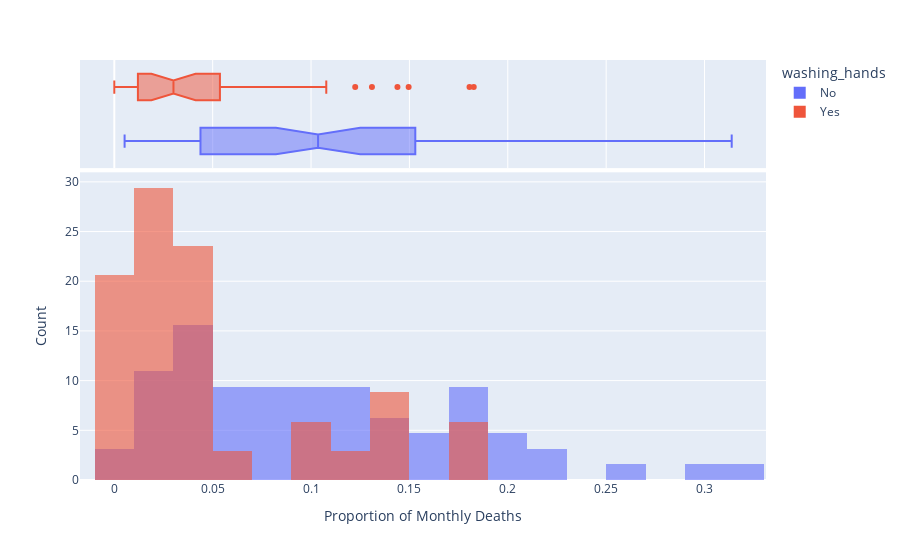

The cell this chart's notebook holds for it:
### Code cell
# monthly distribution of outcomes
hist = px.histogram(df_monthly, 
                   x='pct_deaths', 
                   color='washing_hands',
                   nbins=30,
                   opacity=0.6,
                   barmode='overlay',
                   histnorm='percent',
                   marginal='box',)
 
hist.update_layout(xaxis_title='Proportion of Monthly Deaths',
                   yaxis_title='Count',)
 
hist.show()

### Figure 1 — Plotly figure (JSON) as saved in the notebook; plotly's stock layout.template omitted (floating-point values rounded to 4 significant figures)
{"data": [{"alignmentgroup": "True", "bingroup": "x", "histnorm": "percent", "hovertemplate": "washing_hands=No<br>pct_deaths=%{x}<br>percent=%{y}<extra></extra>", "legendgroup": "No", "marker": {"color": "#636efa", "opacity": 0.6, "pattern": {"shape": ""}}, "name": "No", "nbinsx": 30, "offsetgroup": "No", "orientation": "v", "showlegend": true, "type": "histogram", "x": [0.1457, 0.07531, 0.04332, 0.01569, 0.007843, 0.05, 0.08421, 0.01351, 0.01878, 0.1102, 0.2255, 0.2085, 0.1222, 0.1023, 0.1074, 0.03226, 0.06593, 0.2078, 0.2546, 0.1839, 0.2934, 0.2297, 0.3138, 0.1912, 0.1597, 0.1241, 0.1193, 0.06098, 0.04082, 0.005236, 0.01554, 0.02262, 0.176, 0.07143, 0.08051, 0.1516, 0.1128, 0.1703, 0.1731, 0.05833, 0.02679, 0.04369, 0.0632, 0.01224, 0.03226, 0.1102, 0.1055, 0.07591, 0.04745, 0.04452, 0.04231, 0.04392, 0.07143, 0.06122, 0.03586, 0.1055, 0.1484, 0.1094, 0.1049, 0.1339, 0.1809, 0.1543, 0.1897, 0.1344], "xaxis": "x", "yaxis": "y"}, {"alignmentgroup": "True", "hovertemplate": "washing_hands=No<br>pct_deaths=%{x}<extra></extra>", "legendgroup": "No", "marker": {"color": "#636efa"}, "name": "No", "notched": true, "offsetgroup": "No", "showlegend": false, "type": "box", "x": [0.1457, 0.07531, 0.04332, 0.01569, 0.007843, 0.05, 0.08421, 0.01351, 0.01878, 0.1102, 0.2255, 0.2085, 0.1222, 0.1023, 0.1074, 0.03226, 0.06593, 0.2078, 0.2546, 0.1839, 0.2934, 0.2297, 0.3138, 0.1912, 0.1597, 0.1241, 0.1193, 0.06098, 0.04082, 0.005236, 0.01554, 0.02262, 0.176, 0.07143, 0.08051, 0.1516, 0.1128, 0.1703, 0.1731, 0.05833, 0.02679, 0.04369, 0.0632, 0.01224, 0.03226, 0.1102, 0.1055, 0.07591, 0.04745, 0.04452, 0.04231, 0.04392, 0.07143, 0.06122, 0.03586, 0.1055, 0.1484, 0.1094, 0.1049, 0.1339, 0.1809, 0.1543, 0.1897, 0.1344], "xaxis": "x2", "yaxis": "y2"}, {"alignmentgroup": "True", "bingroup": "x", "histnorm": "percent", "hovertemplate": "washing_hands=Yes<br>pct_deaths=%{x}<br>percent=%{y}<extra></extra>", "legendgroup": "Yes", "marker": {"color": "#EF553B", "opacity": 0.6, "pattern": {"shape": ""}}, "name": "Yes", "nbinsx": 30, "offsetgroup": "Yes", "orientation": "v", "showlegend": true, "type": "histogram", "x": [0.1015, 0.131, 0.1806, 0.1439, 0.1496, 0.1077, 0.05369, 0.03215, 0.01923, 0.03607, 0.1827, 0.1224, 0.02239, 0.012, 0.01894, 0.0458, 0.03957, 0.04472, 0.0293, 0.03534, 0.006873, 0, 0.006557, 0.009585, 0.01136, 0.003717, 0, 0.009615, 0.02341, 0.02903, 0.0134, 0.02233, 0.03085, 0.04926], "xaxis": "x", "yaxis": "y"}, {"alignmentgroup": "True", "hovertemplate": "washing_hands=Yes<br>pct_deaths=%{x}<extra></extra>", "legendgroup": "Yes", "marker": {"color": "#EF553B"}, "name": "Yes", "notched": true, "offsetgroup": "Yes", "showlegend": false, "type": "box", "x": [0.1015, 0.131, 0.1806, 0.1439, 0.1496, 0.1077, 0.05369, 0.03215, 0.01923, 0.03607, 0.1827, 0.1224, 0.02239, 0.012, 0.01894, 0.0458, 0.03957, 0.04472, 0.0293, 0.03534, 0.006873, 0, 0.006557, 0.009585, 0.01136, 0.003717, 0, 0.009615, 0.02341, 0.02903, 0.0134, 0.02233, 0.03085, 0.04926], "xaxis": "x2", "yaxis": "y2"}], "layout": {"barmode": "overlay", "legend": {"title": {"text": "washing_hands"}, "tracegroupgap": 0}, "margin": {"t": 60}, "xaxis": {"anchor": "y", "domain": [0, 1], "title": {"text": "Proportion of Monthly Deaths"}}, "xaxis2": {"anchor": "y2", "domain": [0, 1], "matches": "x", "showgrid": true, "showticklabels": false}, "yaxis": {"anchor": "x", "domain": [0, 0.7326], "title": {"text": "Count"}}, "yaxis2": {"anchor": "x2", "domain": [0.7426, 1], "matches": "y2", "showgrid": false, "showline": false, "showticklabels": false, "ticks": ""}}}
